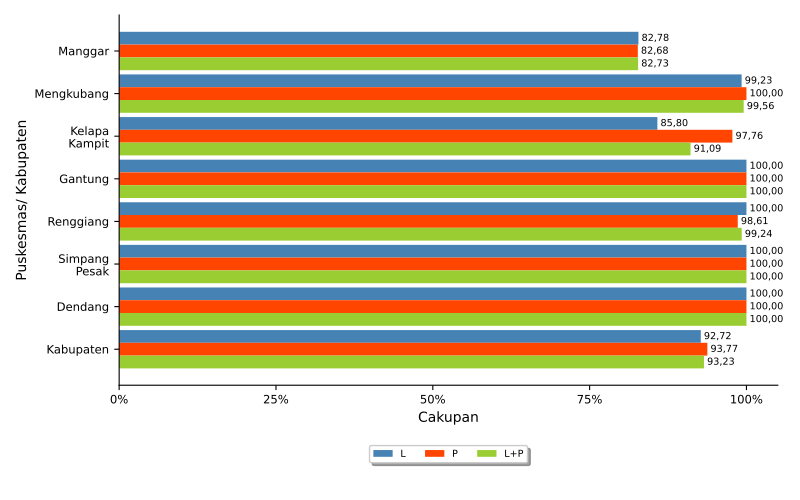

The Python source for this figure:
import numpy as np
import matplotlib.pyplot as plt
import pandas
from textwrap import wrap
from matplotlib.ticker import FuncFormatter
import locale
locale.setlocale(locale.LC_ALL, 'id_ID.UTF8')

import sys, os, inspect
currentdir = os.path.dirname(os.path.abspath(inspect.getfile(inspect.currentframe())))
parentdir = os.path.dirname(currentdir)
sys.path.insert(0, parentdir)

berkasData = currentdir +'\\bab_05_26c_dataImunSD_HPV_IDL.csv'
berkasSimpan = currentdir +'\\bab_05_26c_imunSD_IDL.pdf'
# judulDiagram = 'Cakupan Imunisasi Campak 2\nTahun 2021'
sumbuX = 'Cakupan'
sumbuY = 'Puskesmas/ Kabupaten'
tickerSumbuX = np.arange(0,110,25)
labelRects1 = 'L'
labelRects2 = 'P'
labelRects3 = 'L+P'

# read data file
colnames = ['puskesmas','HPV_SD','idlSD_L','idlSD_P','idlSD_LP']
data = pandas.read_csv(berkasData, names=colnames, sep=';')
puskesmas = data.puskesmas.tolist()
bar1 = data.HPV_SD.tolist()
bar2 = data.idlSD_L.tolist()
bar3 = data.idlSD_P.tolist()
bar4 = data.idlSD_LP.tolist()

ind = np.arange(len(puskesmas))  # the x locations for the groups
width = 0.3       # the width of the bars
widthDL = 0.5      # spacing for data labels

# make bars
fig, ax = plt.subplots()
rects1 = ax.barh(ind, bar2, width, color='steelblue', label=labelRects1)
rects2 = ax.barh(ind + width, bar3, width, color='orangered', label = labelRects2)
rects3 = ax.barh(ind + 2*width, bar4, width, color='yellowgreen', label = labelRects3)

# add some text for labels, title and axes ticks
# ax.set_title(judulDiagram)
ax.set_xticks(tickerSumbuX)
ax.set_xlabel(sumbuX)
ax.xaxis.set_major_formatter(FuncFormatter(lambda x, pos: "{:n}%".format(x)))

ax.set_yticks(ind+width)
ax.set_yticklabels(list([ '\n'.join(wrap(l, 10)) for l in puskesmas ]))
ax.invert_yaxis()
ax.set_ylabel(sumbuY)

ax.tick_params(axis='both', which='major', labelsize='small')
ax.spines['top'].set_visible(False)
ax.spines['right'].set_visible(False)

# make legend box
box = ax.get_position()
ax.set_position([box.x0, box.y0 + box.height * 0.1, box.width, box.height * 0.9])
ax.legend(fontsize='x-small', loc='upper center', bbox_to_anchor=(0.5, -0.15), fancybox=True, shadow=True, ncol=3)

# add data label
for i, v in enumerate(bar2):
    ax.text(v + widthDL, i, locale.format_string("%.2f", v), ha='left', va='center', fontsize='x-small')
for i, v in enumerate(bar3):
    ax.text(v + widthDL, i + width, locale.format_string("%.2f", v), ha='left', va='center', fontsize='x-small')
for i, v in enumerate(bar4):
    ax.text(v + widthDL, i + 2*width, locale.format_string("%.2f", v), ha='left', va='center', fontsize='x-small')

# finishing
pyrfig = plt.figure(1)
pyrfig.set_figwidth(8)
pyrfig.set_figheight(5)
# tight_layout to make consistent size
# adjust subplot to make room for legend
fig.subplots_adjust(bottom=-0.15)
plt.tight_layout()
plt.savefig(berkasSimpan)
plt.close(pyrfig)
# plt.show()
